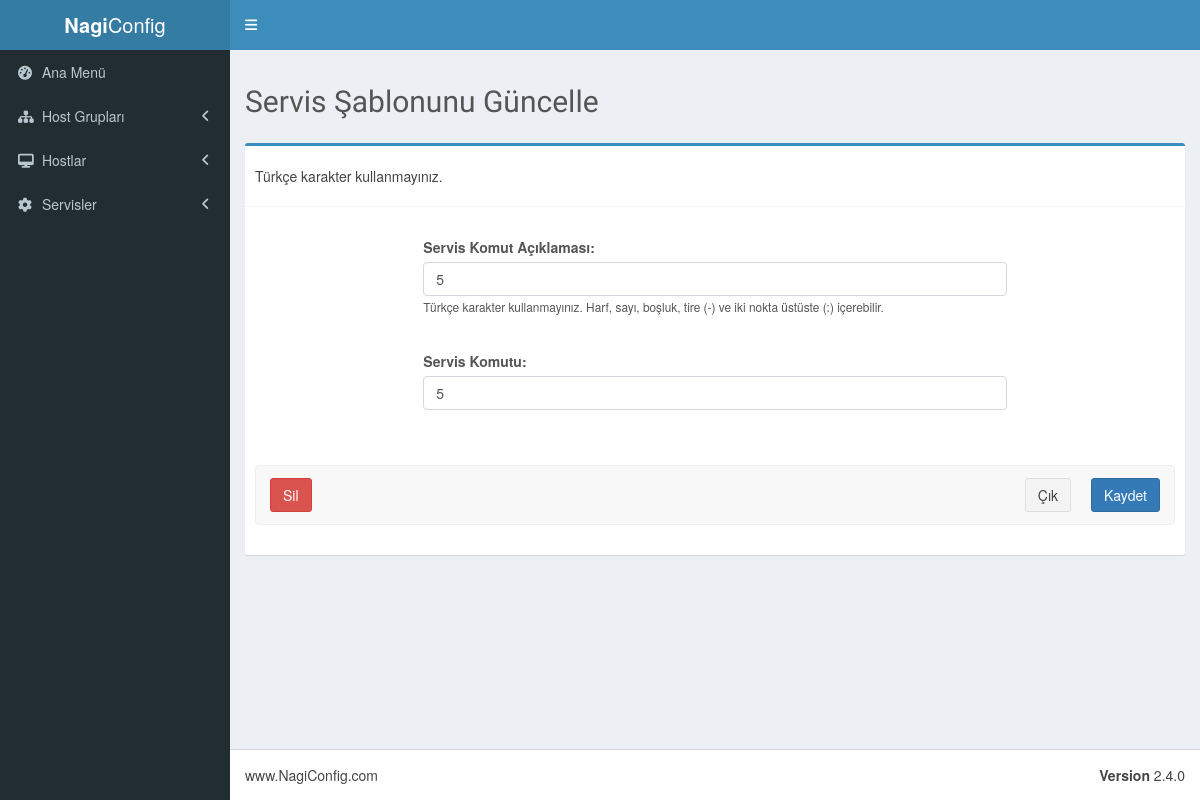
/service_command_update/5/, run on an earlier commit of the app's database.
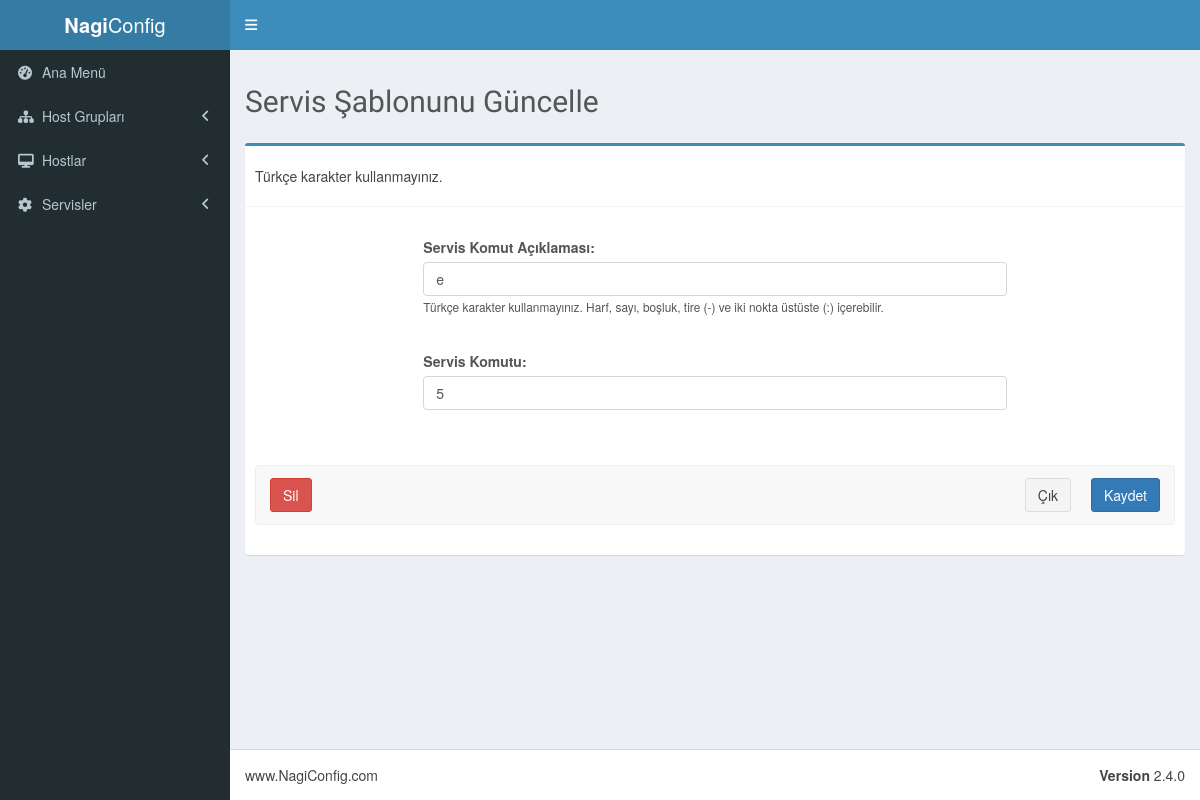
And on a later commit of the database.
### services/models.py (models this page shows, shortened)
class ServiceCommand(models.Model):
    command_description = models.CharField(
        max_length=150, verbose_name='Servis Komut Açıklaması',
        help_text='Türkçe karakter kullanmayınız. Harf, sayı, boşluk, tire (-) ve iki nokta üstüste (:) içerebilir.',
        unique=True
        )
    check_command = models.CharField(max_length=150, verbose_name='Servis Komutu')

### services/views.py (the view)
# urls.py: path('service_command_update/<int:id>/', service_command_update),
def service_command_update(request, id):
    update = "yes" # sil butonu olmaması için.
    cmd_name = get_object_or_404(ServiceCommand, id=id)
    form = ServiceCommandForm(request.POST or None, instance=cmd_name) # formu doldur
    if form.is_valid():
        form.save()
        messages.success(request, 'Güncelleme başarılı.', extra_tags='alert-success')
        return redirect('/service_command_index/') # kayıtdan sonra buraya dön
    context = {
        'form'   : form,
        'title'  : 'Servis Şablonunu Güncelle',
        'update' : 'yes',
        'id'     : id,
        }
    return render(request, 'service_command_form.html', context)

### services/forms.py
class ServiceCommandForm(forms.ModelForm):
    class Meta:
        model = ServiceCommand
        fields = [
            'command_description',
            'check_command',
        ]
        widgets = {
            'command_description': forms.TextInput(attrs={'class': 'form-control', 'placeholder': 'Örn: HTTP Web Servis Port:80'}),
            'check_command': forms.TextInput(attrs={'class': 'form-control', 'placeholder': 'Örn: check_tcp!80'}),
        }

### templates/service_command_form.html (shortened to what this page needs)
{% extends 'base.html' %}
{% block content %}
<section class="content-header">
  <h2>
    {{ title }}
  </h2>
</section>
<section class="content">
  <div class="row">
    <div class="col-md-12">
      <div class="box box-primary">
        <div class="box-header with-border">
          <p>Türkçe karakter kullanmayınız.</p>
        </div>
        <div class="box-body">
          <form role="form" method="post">
            <div class="col-md-2"></div>
            <div class="col-md-8">
              {% for field in form %}
              <br>
              <div class="form-group">
                {{ field.label_tag }}
                {{ field }}
                {% if field.help_text %}
                  <small>{{ field.help_text|safe }}</small>
                {% endif %}
              </div>
              {% endfor %}
            </div>
            <div class="col-md-2"></div>
            <div class="submit-row col-md-12">
              {% if update  == "yes" %}
              <a class="pull-left" href="/service_command_delete/{{ id }}">
                <button type="button" class="btn btn-block btn-danger">Sil</button>
              </a>
              {% endif %}
              <input style="margin-left: 20px;" class="btn btn-primary pull-right" type="submit" value="Kaydet">
              <a class="pull-right" href="/service_command_index">
                <button type="button" class="btn btn-block btn-default">Çık</button>
              </a>
            </div>
          </form>
        </div>
      </div>
    </div>
  </div>
</section>
{% endblock %}

### templates/base.html (shortened to what this page needs)
<!DOCTYPE html>
<html>
<head>
  <link rel="stylesheet" href="/static/bower_components/bootstrap/dist/css/bootstrap.min.css">
  <link rel="stylesheet" href="/static/bower_components/font-awesome/css/font-awesome.min.css">
  <link rel="stylesheet" href="/static/bower_components/select2/dist/css/select2.min.css">
  <link rel="stylesheet" href="/static/dist/css/AdminLTE.min.css">
  <link rel="stylesheet" href="/static/dist/css/skins/_all-skins.min.css">
</head>
<body class="hold-transition skin-blue sidebar-mini">
  <div class="wrapper">
    <header class="main-header">
      <a href="/" class="logo">
        <span class="logo-lg"><b>Nagi</b>Config</span>
      </a>
      <nav class="navbar navbar-static-top">
        <a href="#" class="sidebar-toggle" data-toggle="push-menu" role="button">
        </a>
      </nav>
    </header>
    <aside class="main-sidebar">
      <section class="sidebar">
        <ul class="sidebar-menu" data-widget="tree">
          <li>
            <a href="/">
              <i class="fa fa-dashboard"></i> <span>Ana Menü</span>
            </a>
          </li>
          <li class="treeview">
            <a href="#">
              <i class="fa fa-sitemap"></i>
              <span>Host Grupları</span>
              <span class="pull-right-container">
                <i class="fa fa-angle-left pull-right"></i>
              </span>
            </a>
          </li>
          <li class="treeview">
            <a href="#">
              <i class="fa fa-desktop"></i>
              <span>Hostlar</span>
              <span class="pull-right-container">
                <i class="fa fa-angle-left pull-right"></i>
              </span>
            </a>
          </li>
          <li class="treeview">
            <a href="#">
              <i class="fa fa-cog"></i>
              <span>Servisler</span>
              <span class="pull-right-container">
                <i class="fa fa-angle-left pull-right"></i>
              </span>
            </a>
          </li>
        </ul>
      </section>
    </aside>
    <div class="content-wrapper">
      {% block content %}
      {% endblock %}
    </div>
    <footer class="main-footer">
      <div class="pull-right hidden-xs">
        <b>Version</b> 2.4.0
      </div>
      <strong></strong> www.NagiConfig.com
    </footer>
  </div>
</body>
</html>

What changed in the data, as far as the page shows it:
changed ServiceCommand: command_description "5" → "e"
